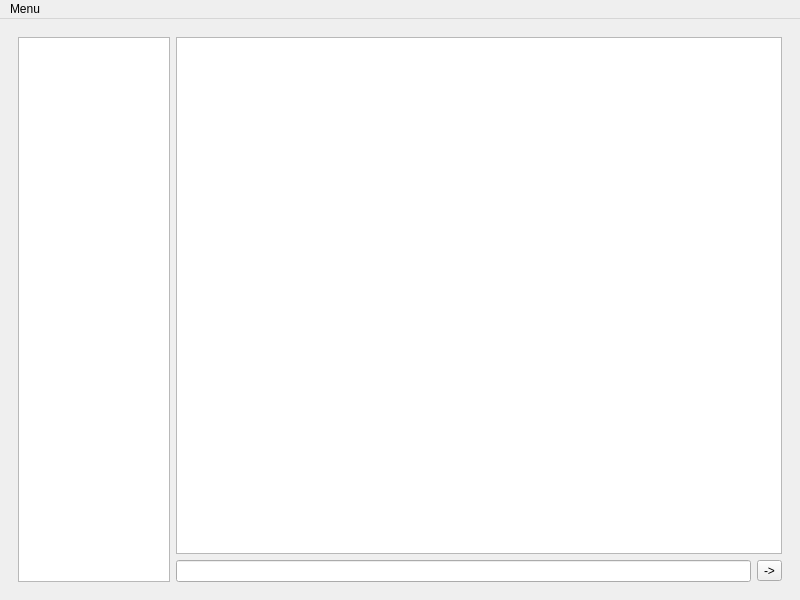
<?xml version="1.0" encoding="UTF-8"?>
<ui version="4.0">
 <class>MainWindow</class>
 <widget class="QMainWindow" name="MainWindow">
  <property name="geometry">
   <rect>
    <x>0</x>
    <y>0</y>
    <width>800</width>
    <height>600</height>
   </rect>
  </property>
  <property name="windowTitle">
   <string>MainWindow</string>
  </property>
  <widget class="QWidget" name="centralwidget">
   <layout class="QVBoxLayout" name="verticalLayout">
    <item>
     <widget class="QStackedWidget" name="stackedWidget">
      <property name="whatsThis">
       <string>&lt;html&gt;&lt;head/&gt;&lt;body&gt;&lt;p&gt;будет открыватся окно с чатами&lt;/p&gt;&lt;p&gt;&lt;br/&gt;&lt;/p&gt;&lt;/body&gt;&lt;/html&gt;</string>
      </property>
      <property name="currentIndex">
       <number>0</number>
      </property>
      <widget class="QWidget" name="main_support">
       <layout class="QHBoxLayout" name="horizontalLayout_2" stretch="1,4">
        <item>
         <widget class="QListWidget" name="listWidget_chats"/>
        </item>
        <item>
         <layout class="QVBoxLayout" name="verticalLayout_chat">
          <item>
           <widget class="QTextEdit" name="textEdit_chat"/>
          </item>
          <item>
           <layout class="QHBoxLayout" name="horizontalLayout_send">
            <item>
             <widget class="QLineEdit" name="lineEdit_send"/>
            </item>
            <item>
             <widget class="QToolButton" name="toolButton_send">
              <property name="text">
               <string>-&gt;</string>
              </property>
             </widget>
            </item>
           </layout>
          </item>
         </layout>
        </item>
       </layout>
      </widget>
      <widget class="QWidget" name="main_customer">
       <layout class="QGridLayout" name="gridLayout_2" columnstretch="0,1,1,1,1,0">
        <item row="0" column="1">
         <widget class="QPushButton" name="pushButton_create">
          <property name="text">
           <string>Create route</string>
          </property>
         </widget>
        </item>
        <item row="0" column="2">
         <widget class="QPushButton" name="pushButton_delete">
          <property name="text">
           <string>Delete route</string>
          </property>
         </widget>
        </item>
        <item row="1" column="1" colspan="5">
         <widget class="QTableView" name="tableView_paths"/>
        </item>
        <item row="0" column="3">
         <widget class="QPushButton" name="pushButton_edit">
          <property name="text">
           <string>Edit route</string>
          </property>
         </widget>
        </item>
        <item row="0" column="4">
         <widget class="QPushButton" name="pushButton_check">
          <property name="text">
           <string>Check route</string>
          </property>
         </widget>
        </item>
       </layout>
      </widget>
      <widget class="QWidget" name="main_admin">
       <layout class="QGridLayout" name="gridLayout">
        <item row="2" column="0" colspan="3">
         <widget class="QTableView" name="tableView_tasks"/>
        </item>
        <item row="3" column="2">
         <widget class="QPushButton" name="pushButton_check1">
          <property name="text">
           <string>Check route</string>
          </property>
         </widget>
        </item>
        <item row="3" column="0">
         <widget class="QPushButton" name="pushButton_completeTask">
          <property name="text">
           <string>Complete task</string>
          </property>
         </widget>
        </item>
        <item row="3" column="1">
         <widget class="QPushButton" name="pushButton_verification">
          <property name="text">
           <string>Send for verification</string>
          </property>
         </widget>
        </item>
        <item row="1" column="0" colspan="3">
         <widget class="QLabel" name="label">
          <property name="text">
           <string>Tasks</string>
          </property>
         </widget>
        </item>
       </layout>
      </widget>
     </widget>
    </item>
   </layout>
  </widget>
  <widget class="QMenuBar" name="menubar">
   <property name="geometry">
    <rect>
     <x>0</x>
     <y>0</y>
     <width>800</width>
     <height>25</height>
    </rect>
   </property>
   <widget class="QMenu" name="menu">
    <property name="title">
     <string>Menu</string>
    </property>
   </widget>
   <addaction name="menu"/>
  </widget>
  <action name="action_technicalSupport">
   <property name="text">
    <string>Technical support</string>
   </property>
  </action>
  <action name="actionAdministrator">
   <property name="text">
    <string>Administrator</string>
   </property>
  </action>
  <action name="action_cityAdministration">
   <property name="text">
    <string>City administration</string>
   </property>
  </action>
  <action name="actionCustomer">
   <property name="text">
    <string>Customer</string>
   </property>
  </action>
 </widget>
 <resources/>
 <connections/>
</ui>
